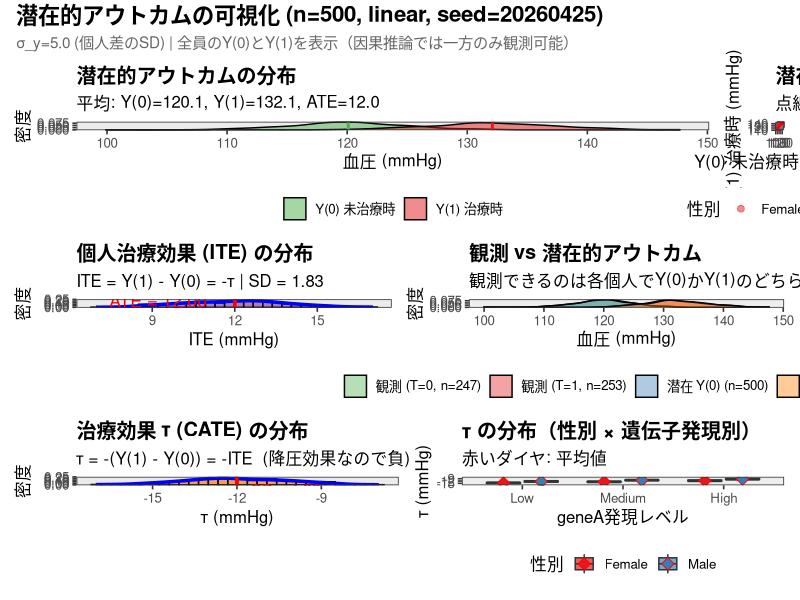
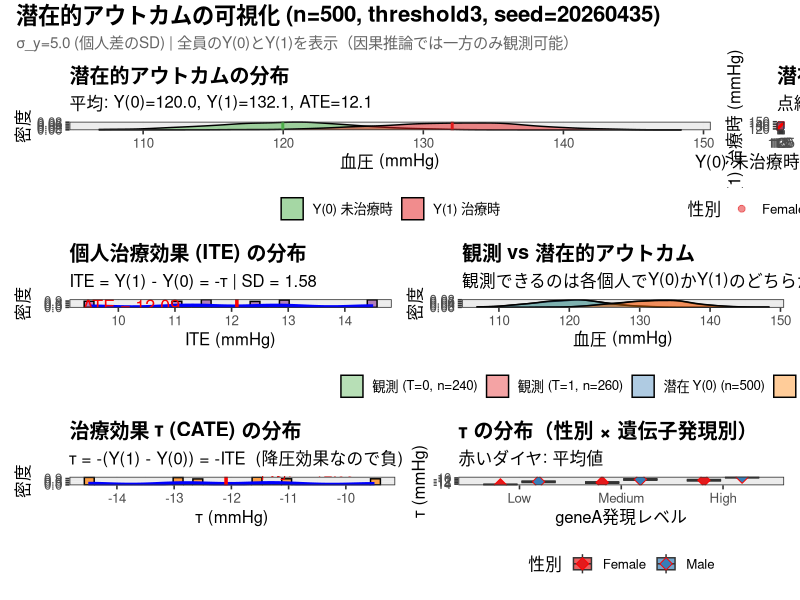

These figures' R source, in order:
#!/usr/bin/env Rscript
# visualize_potential_outcomes.R
# Y(0), Y(1) の潜在的アウトカムを可視化

suppressPackageStartupMessages({
  library(ggplot2)
  library(patchwork)
})

out_dir <- "sandbox/demov04/results_with_fix"

# ============================================================
# CONFIG
# ============================================================
config <- list(
  seed_base  = 20260215L,
  n_val      = 500L,
  m_E = log(50), s_E = 0.35, theta_nb = 30, sigma_G = 0.08,
  tau_base = -12.0, a_S = 2.0, a_G = 1.5, delta_thr = 1.5,
  tau_min = -18.0, tau_max = -6.0, mu0 = 120.0, sigma_y = 5.0
)

# ============================================================
# DGP
# ============================================================
generate_full_data <- function(n, effect_type, seed, cfg) {
  set.seed(seed)

  # 共変量
  S  <- rbinom(n, 1, 0.5)
  Sc <- S - 0.5

  # 遺伝子発現
  E_true  <- rnorm(n, cfg$m_E, cfg$s_E)
  mu_nb   <- exp(E_true)
  C_count <- rnbinom(n, size = cfg$theta_nb, mu = mu_nb)
  G_raw   <- log1p(C_count)
  delta   <- rnorm(n, 0, cfg$sigma_G)
  G_obs   <- G_raw + delta

  # 標準化
  Z_obs <- (G_obs - mean(G_obs)) / sd(G_obs)

  # 治療効果
  if (effect_type == "linear") {
    tau_indiv <- cfg$a_S * Sc + cfg$a_G * Z_obs
  } else {
    q1 <- quantile(Z_obs, 0.33)
    q2 <- quantile(Z_obs, 0.66)
    g_Z <- ifelse(Z_obs <= q1, -cfg$delta_thr,
                  ifelse(Z_obs <= q2, 0, cfg$delta_thr))
    tau_indiv <- cfg$a_S * Sc + g_Z
  }

  tau_raw <- cfg$tau_base + tau_indiv
  tau <- pmin(cfg$tau_max, pmax(cfg$tau_min, tau_raw))

  # 潜在的アウトカム
  Y0 <- cfg$mu0 + rnorm(n, 0, cfg$sigma_y)
  Y1 <- Y0 - tau  # tau < 0 なので、治療により減少

  # 治療割付
  T_vec <- rbinom(n, 1, 0.5)

  # 観測アウトカム
  Y_obs <- ifelse(T_vec == 1, Y1, Y0)

  data.frame(
    id = 1:n,
    S = S,
    geneA = G_obs,
    T = T_vec,
    tau = tau,
    Y0 = Y0,
    Y1 = Y1,
    Y_obs = Y_obs,
    ITE = Y1 - Y0  # = -tau
  )
}

# ============================================================
# プロット関数
# ============================================================
plot_potential_outcomes <- function(dat, effect_type, seed) {

  dat$Sex <- factor(ifelse(dat$S == 1, "Male", "Female"),
                    levels = c("Female", "Male"))

  # --- プロット1: Y(0) と Y(1) の分布 ---
  df_y0 <- data.frame(Y = dat$Y0, Type = "Y(0) 未治療時", Sex = dat$Sex)
  df_y1 <- data.frame(Y = dat$Y1, Type = "Y(1) 治療時", Sex = dat$Sex)
  df_both <- rbind(df_y0, df_y1)
  df_both$Type <- factor(df_both$Type,
                         levels = c("Y(0) 未治療時", "Y(1) 治療時"))

  p1 <- ggplot(df_both, aes(x = Y, fill = Type)) +
    geom_density(alpha = 0.5) +
    scale_fill_manual(values = c("Y(0) 未治療時" = "#4DAF4A",
                                  "Y(1) 治療時" = "#E41A1C")) +
    geom_vline(xintercept = mean(dat$Y0), color = "#4DAF4A",
               linetype = "dashed", linewidth = 1) +
    geom_vline(xintercept = mean(dat$Y1), color = "#E41A1C",
               linetype = "dashed", linewidth = 1) +
    labs(
      title = "潜在的アウトカムの分布",
      subtitle = sprintf("平均: Y(0)=%.1f, Y(1)=%.1f, ATE=%.1f",
                        mean(dat$Y0), mean(dat$Y1), mean(dat$Y1 - dat$Y0)),
      x = "血圧 (mmHg)",
      y = "密度",
      fill = NULL
    ) +
    theme_bw(base_size = 12) +
    theme(
      plot.title = element_text(face = "bold"),
      legend.position = "bottom"
    )

  # --- プロット2: Y(0) と Y(1) の散布図 ---
  p2 <- ggplot(dat, aes(x = Y0, y = Y1, color = Sex)) +
    geom_point(alpha = 0.5, size = 2) +
    geom_abline(slope = 1, intercept = 0, linetype = "dashed",
                color = "gray50", linewidth = 0.8) +
    geom_abline(slope = 1, intercept = mean(dat$ITE),
                color = "red", linewidth = 1) +
    scale_color_manual(values = c("Female" = "#E41A1C", "Male" = "#377EB8")) +
    labs(
      title = "潜在的アウトカムの関係",
      subtitle = sprintf("点線: Y(1)=Y(0) | 赤線: Y(1)=Y(0)+ATE (ATE=%.1f)",
                        mean(dat$ITE)),
      x = "Y(0) 未治療時 (mmHg)",
      y = "Y(1) 治療時 (mmHg)",
      color = "性別"
    ) +
    coord_fixed() +
    theme_bw(base_size = 12) +
    theme(
      plot.title = element_text(face = "bold"),
      legend.position = "bottom"
    )

  # --- プロット3: ITE (Individual Treatment Effect) の分布 ---
  p3 <- ggplot(dat, aes(x = ITE)) +
    geom_histogram(aes(y = after_stat(density)), bins = 30,
                   fill = "#984EA3", alpha = 0.7, color = "black") +
    geom_density(color = "blue", linewidth = 1.2) +
    geom_vline(xintercept = mean(dat$ITE), color = "red",
               linetype = "dashed", linewidth = 1.2) +
    annotate("text", x = mean(dat$ITE) - 1, y = 0.2,
             label = sprintf("ATE = %.2f", mean(dat$ITE)),
             color = "red", size = 4.5, hjust = 1) +
    labs(
      title = "個人治療効果 (ITE) の分布",
      subtitle = sprintf("ITE = Y(1) - Y(0) = -τ | SD = %.2f", sd(dat$ITE)),
      x = "ITE (mmHg)",
      y = "密度"
    ) +
    theme_bw(base_size = 12) +
    theme(plot.title = element_text(face = "bold"))

  # --- プロット4: 観測 vs 潜在 ---
  df_obs_t0 <- data.frame(
    Y = dat$Y_obs[dat$T == 0],
    Type = sprintf("観測 (T=0, n=%d)", sum(dat$T == 0)),
    stringsAsFactors = FALSE
  )
  df_obs_t1 <- data.frame(
    Y = dat$Y_obs[dat$T == 1],
    Type = sprintf("観測 (T=1, n=%d)", sum(dat$T == 1)),
    stringsAsFactors = FALSE
  )
  df_pot_y0 <- data.frame(
    Y = dat$Y0,
    Type = sprintf("潜在 Y(0) (n=%d)", nrow(dat)),
    stringsAsFactors = FALSE
  )
  df_pot_y1 <- data.frame(
    Y = dat$Y1,
    Type = sprintf("潜在 Y(1) (n=%d)", nrow(dat)),
    stringsAsFactors = FALSE
  )

  df_compare <- rbind(df_obs_t0, df_obs_t1, df_pot_y0, df_pot_y1)
  df_compare$Type <- factor(df_compare$Type,
                            levels = c(df_obs_t0$Type[1], df_obs_t1$Type[1],
                                      df_pot_y0$Type[1], df_pot_y1$Type[1]))

  p4 <- ggplot(df_compare, aes(x = Y, fill = Type)) +
    geom_density(alpha = 0.4) +
    scale_fill_manual(values = c(
      setNames("#4DAF4A", df_obs_t0$Type[1]),
      setNames("#E41A1C", df_obs_t1$Type[1]),
      setNames("#377EB8", df_pot_y0$Type[1]),
      setNames("#FF7F00", df_pot_y1$Type[1])
    )) +
    labs(
      title = "観測 vs 潜在的アウトカム",
      subtitle = "観測できるのは各個人でY(0)かY(1)のどちらか一方のみ",
      x = "血圧 (mmHg)",
      y = "密度",
      fill = NULL
    ) +
    theme_bw(base_size = 12) +
    theme(
      plot.title = element_text(face = "bold"),
      legend.position = "bottom"
    )

  # --- プロット5: τ（CATE）の分布 ---
  p5 <- ggplot(dat, aes(x = tau)) +
    geom_histogram(aes(y = after_stat(density)), bins = 30,
                   fill = "#FF7F00", alpha = 0.7, color = "black") +
    geom_density(color = "blue", linewidth = 1.2) +
    geom_vline(xintercept = mean(dat$tau), color = "red",
               linetype = "dashed", linewidth = 1.2) +
    annotate("text", x = mean(dat$tau) + 0.5, y = 0.2,
             label = sprintf("平均τ = %.2f\nSD = %.2f",
                           mean(dat$tau), sd(dat$tau)),
             color = "red", size = 4, hjust = 0) +
    labs(
      title = "治療効果 τ (CATE) の分布",
      subtitle = "τ = -(Y(1) - Y(0)) = -ITE  (降圧効果なので負)",
      x = "τ (mmHg)",
      y = "密度"
    ) +
    theme_bw(base_size = 12) +
    theme(plot.title = element_text(face = "bold"))

  # --- プロット6: Sex × geneA 別の τ ---
  dat$geneA_group <- cut(dat$geneA,
                         breaks = quantile(dat$geneA, c(0, 0.33, 0.66, 1)),
                         labels = c("Low", "Medium", "High"),
                         include.lowest = TRUE)

  p6 <- ggplot(dat, aes(x = geneA_group, y = tau, fill = Sex)) +
    geom_boxplot(alpha = 0.7) +
    stat_summary(fun = mean, geom = "point", shape = 23,
                 size = 3, position = position_dodge(0.75),
                 aes(fill = Sex), color = "red") +
    scale_fill_manual(values = c("Female" = "#E41A1C", "Male" = "#377EB8")) +
    labs(
      title = "τ の分布（性別 × 遺伝子発現別）",
      subtitle = "赤いダイヤ: 平均値",
      x = "geneA発現レベル",
      y = "τ (mmHg)",
      fill = "性別"
    ) +
    theme_bw(base_size = 12) +
    theme(
      plot.title = element_text(face = "bold"),
      legend.position = "bottom"
    )

  # --- レイアウト ---
  layout <- (p1 | p2) / (p3 | p4) / (p5 | p6)
  layout <- layout +
    plot_annotation(
      title = sprintf("潜在的アウトカムの可視化 (n=%d, %s, seed=%d)",
                     nrow(dat), effect_type, seed),
      subtitle = sprintf("σ_y=%.1f (個人差のSD) | 全員のY(0)とY(1)を表示（因果推論では一方のみ観測可能）",
                        config$sigma_y),
      theme = theme(
        plot.title = element_text(face = "bold", size = 16),
        plot.subtitle = element_text(size = 11, color = "grey40")
      )
    )

  list(layout = layout, data = dat)
}

# ============================================================
# メイン実行
# ============================================================
for (effect_type in c("linear", "threshold3")) {
  seed_cond <- config$seed_base + 2 * 100 + ifelse(effect_type == "linear", 10, 20)

  cat(sprintf("\n=== %s effect (n=%d, seed=%d) ===\n",
              effect_type, config$n_val, seed_cond))

  dat <- generate_full_data(config$n_val, effect_type, seed_cond, config)
  result <- plot_potential_outcomes(dat, effect_type, seed_cond)

  # 保存
  fname <- sprintf("plot_potential_outcomes_n500_%s.png", effect_type)
  ggsave(file.path(out_dir, fname), result$layout,
         width = 14, height = 12, dpi = 150)
  cat(sprintf("Saved: %s\n", fname))

  # 統計量
  cat(sprintf("\nY(0) 未治療時:\n"))
  cat(sprintf("  平均: %.2f mmHg (理論値: %.0f)\n",
              mean(dat$Y0), config$mu0))
  cat(sprintf("  SD:   %.2f mmHg (理論値: %.1f)\n",
              sd(dat$Y0), config$sigma_y))
  cat(sprintf("  範囲: [%.1f, %.1f]\n", min(dat$Y0), max(dat$Y0)))

  cat(sprintf("\nY(1) 治療時:\n"))
  cat(sprintf("  平均: %.2f mmHg\n", mean(dat$Y1)))
  cat(sprintf("  SD:   %.2f mmHg\n", sd(dat$Y1)))
  cat(sprintf("  範囲: [%.1f, %.1f]\n", min(dat$Y1), max(dat$Y1)))

  cat(sprintf("\nITE = Y(1) - Y(0):\n"))
  cat(sprintf("  平均 (ATE): %.2f mmHg\n", mean(dat$ITE)))
  cat(sprintf("  SD:         %.2f mmHg\n", sd(dat$ITE)))
  cat(sprintf("  範囲: [%.2f, %.2f]\n", min(dat$ITE), max(dat$ITE)))

  cat(sprintf("\nτ = -ITE (降圧効果):\n"))
  cat(sprintf("  平均: %.2f mmHg (理論値: %.1f)\n",
              mean(dat$tau), config$tau_base))
  cat(sprintf("  SD:   %.2f mmHg\n", sd(dat$tau)))
  cat(sprintf("  範囲: [%.2f, %.2f] (設定: [%.1f, %.1f])\n",
              min(dat$tau), max(dat$tau), config$tau_min, config$tau_max))

  cat(sprintf("\n観測データ:\n"))
  cat(sprintf("  対照群 (T=0): n=%d, 平均Y=%.2f\n",
              sum(dat$T == 0), mean(dat$Y_obs[dat$T == 0])))
  cat(sprintf("  治療群 (T=1): n=%d, 平均Y=%.2f\n",
              sum(dat$T == 1), mean(dat$Y_obs[dat$T == 1])))
  cat(sprintf("  単純差分: %.2f mmHg\n",
              mean(dat$Y_obs[dat$T == 1]) - mean(dat$Y_obs[dat$T == 0])))
}

cat("\n✓ 潜在的アウトカムの可視化が完了しました\n")
